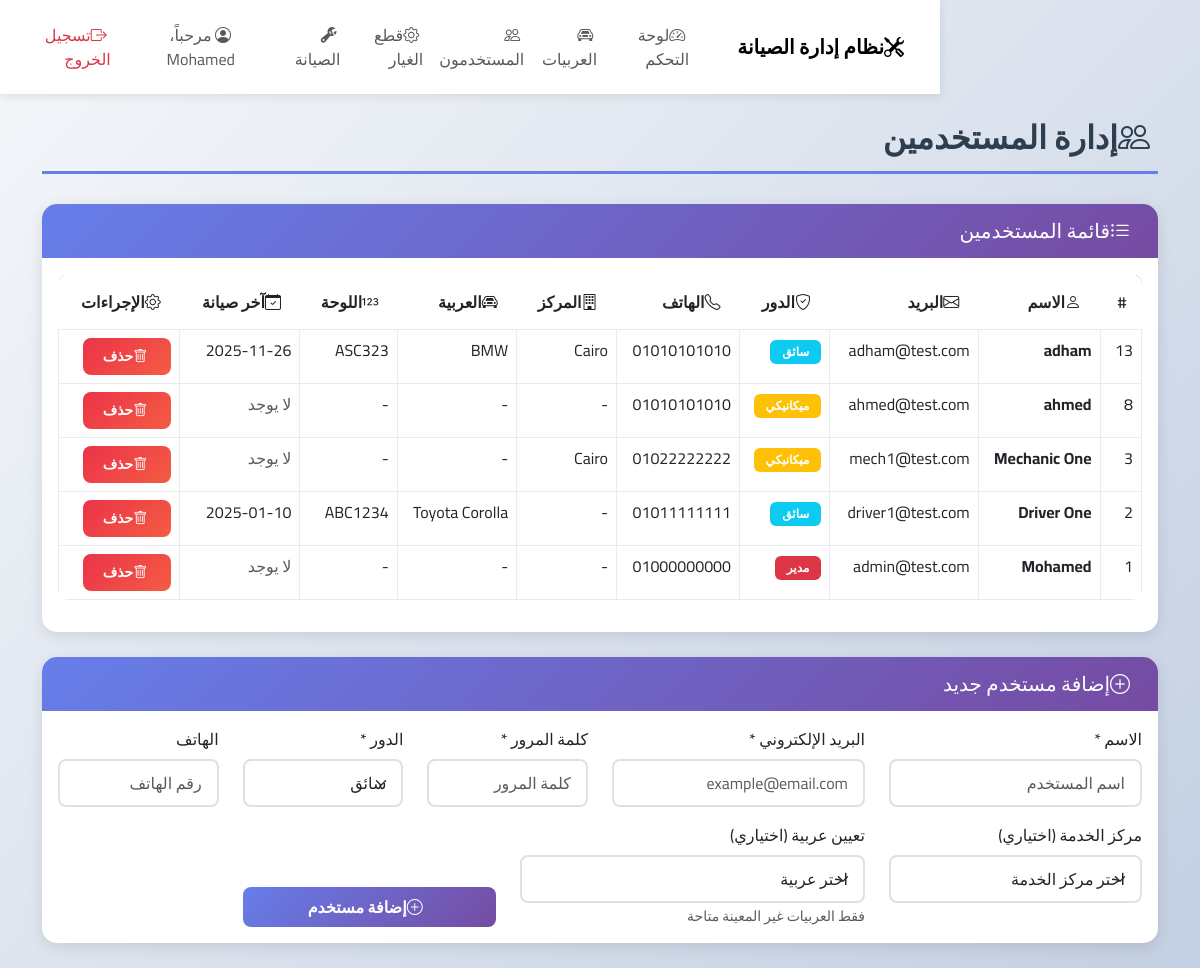
Screenshot of /AdminDashboard/users.php (signed in) with the database file from the repository.
### tables this page shows
CREATE TABLE `user` (
  `user_id` int(11) NOT NULL,
  `name` varchar(100) NOT NULL,
  `email` varchar(150) DEFAULT NULL,
  `password` varchar(255) NOT NULL,
  `role` enum('admin','driver','mechanic') NOT NULL,
  `phone` varchar(50) DEFAULT NULL,
  `photo` varchar(255) DEFAULT NULL,
  `center_id` int(11) DEFAULT NULL,
  `vehicle_id` int(11) DEFAULT NULL
);

CREATE TABLE `service_center` (
  `center_id` int(11) NOT NULL,
  `name` varchar(100) NOT NULL,
  `location` varchar(255) DEFAULT NULL,
  `phone` varchar(50) DEFAULT NULL
);

CREATE TABLE `vehicle` (
  `vehicle_id` int(11) NOT NULL,
  `model` varchar(100) NOT NULL,
  `plate_number` varchar(50) NOT NULL
);

### AdminDashboard/users.php (the view, shortened to what this page needs)
<?php include "../connection.php"; ?>
<?php include "../partials/header.php"; include "../partials/navbar.php"; ?>
<div class="container mt-4">
  <h2 class="page-title">
    <i class="bi bi-people me-2"></i>إدارة المستخدمين
  </h2>
  <?php
  $users = $conn->query("
    SELECT
        u.*,
        s.location AS center_name,
        v.model AS vehicle_model,
        v.plate_number,
        (
            SELECT mr.date
            FROM maintenance_record mr
            WHERE mr.vehicle_id = v.vehicle_id
            ORDER BY mr.date DESC
            LIMIT 1
        ) AS last_maintenance_date
    FROM user u
    LEFT JOIN service_center s ON u.center_id = s.center_id
    LEFT JOIN vehicle v ON u.vehicle_id = v.vehicle_id
    ORDER BY u.user_id DESC
  ");
 ?>
<div class="card">
  <div class="card-header">
    <h5 class="mb-0"><i class="bi bi-list-ul me-2"></i>قائمة المستخدمين</h5>
  </div>
  <div class="card-body">
    <div class="table-responsive">
      <table class="table table-hover table-bordered">
        <thead>
          <tr>
            <th>#</th>
            <th><i class="bi bi-person me-1"></i>الاسم</th>
            <th><i class="bi bi-envelope me-1"></i>البريد</th>
            <th><i class="bi bi-shield-check me-1"></i>الدور</th>
            <th><i class="bi bi-telephone me-1"></i>الهاتف</th>
            <th><i class="bi bi-building me-1"></i>المركز</th>
            <th><i class="bi bi-car-front me-1"></i>العربية</th>
            <th><i class="bi bi-123 me-1"></i>اللوحة</th>
            <th><i class="bi bi-calendar-check me-1"></i>آخر صيانة</th>
            <th><i class="bi bi-gear me-1"></i>الإجراءات</th>
          </tr>
        </thead>
        <tbody>
          <?php while($r = $users->fetch_assoc()): ?>
            <tr>
              <td><?=$r['user_id']?></td>
              <td><strong><?=htmlspecialchars($r['name'])?></strong></td>
              <td><?=htmlspecialchars($r['email'])?></td>
              <td>
                <span class="badge bg-<?= $r['role']=='admin' ? 'danger' : ($r['role']=='mechanic' ? 'warning' : 'info') ?>">
                  <?= $r['role']=='admin' ? 'مدير' : ($r['role']=='mechanic' ? 'ميكانيكي' : 'سائق') ?>
                </span>
              </td>
              <td><?=htmlspecialchars($r['phone'] ?: '-')?></td>
              <td><?=htmlspecialchars($r['center_name'] ?? '-')?></td>
              <td><?=htmlspecialchars($r['vehicle_model'] ?? '-')?></td>
              <td><?=htmlspecialchars($r['plate_number'] ?? '-')?></td>
              <td>
                <?php
                  if ($r['last_maintenance_date']) {
                      echo htmlspecialchars($r['last_maintenance_date']);
                  } else {
                      echo "<span class='text-muted'>لا يوجد</span>";
                  }
                ?>
              </td>
              <td>
                <a class="btn btn-sm btn-danger" href="?delete=<?=$r['user_id']?>" onclick="return confirm('هل أنت متأكد من حذف هذا المستخدم؟')">
                  <i class="bi bi-trash me-1"></i>حذف
                </a>
              </td>
            </tr>
          <?php endwhile; ?>
        </tbody>
      </table>
    </div>
  </div>
</div>
  <div class="card mt-4" id="add">
    <div class="card-header">
      <h5 class="mb-0"><i class="bi bi-plus-circle me-2"></i>إضافة مستخدم جديد</h5>
    </div>
    <div class="card-body">
      <form method="POST">
        <div class="row mb-3">
          <div class="col-md-3">
            <label class="form-label">الاسم *</label>
            <input required name="name" class="form-control" placeholder="اسم المستخدم">
          </div>
          <div class="col-md-3">
            <label class="form-label">البريد الإلكتروني *</label>
            <input required name="email" type="email" class="form-control" placeholder="example@email.com">
          </div>
          <div class="col-md-2">
            <label class="form-label">كلمة المرور *</label>
            <input required name="password" type="password" class="form-control" placeholder="كلمة المرور">
          </div>
          <div class="col-md-2">
            <label class="form-label">الدور *</label>
            <select name="role" class="form-select">
              <option value="driver">سائق</option>
            </select>
          </div>
          <div class="col-md-2">
            <label class="form-label">الهاتف</label>
            <input name="phone" class="form-control" placeholder="رقم الهاتف">
          </div>
        </div>
        <div class="row">
          <div class="col-md-3">
            <label class="form-label">مركز الخدمة (اختياري)</label>
            <select name="center_id" class="form-select">
              <option value="">اختر مركز الخدمة</option>
            </select>
          </div>
          <div class="col-md-4">
            <label class="form-label">تعيين عربية (اختياري)</label>
            <select name="vehicle_id" class="form-select">
              <option value="">اختر عربية</option>
            </select>
            <small class="text-muted">فقط العربيات غير المعينة متاحة</small>
          </div>
          <div class="col-md-3 d-flex align-items-end">
            <button name="add_user" class="btn btn-primary w-100">
              <i class="bi bi-plus-circle me-2"></i>إضافة مستخدم
            </button>
          </div>
        </div>
      </form>
    </div>
  </div>
</div>
<?php include "../partials/footer.php"; ?>

### main.css (style rules this page uses)
* { font-family: 'Cairo', sans-serif; }
body { background: linear-gradient(135deg, #f5f7fa 0%, #c3cfe2 100%); min-height: 100vh; direction: rtl; }
.card { border: none; border-radius: 15px; box-shadow: 0 4px 15px rgba(0,0,0,0.1); margin-bottom: 25px; transition: all 0.3s; overflow: hidden; }
.card-header { background: linear-gradient(135deg, #667eea 0%, #764ba2 100%); color: white; border: none; padding: 15px 20px; font-weight: 600; }
.table { border-radius: 10px; overflow: hidden; }
.table thead { background: linear-gradient(135deg, #667eea 0%, #764ba2 100%); color: white; }
.table thead th { border: none; padding: 15px; font-weight: 600; }
.table tbody tr { transition: all 0.2s; }
.table-bordered { border: none; }
.table-bordered td, .table-bordered th { border: 1px solid #e9ecef; }
.btn { border-radius: 8px; padding: 8px 20px; font-weight: 600; transition: all 0.3s; }
.btn-primary { background: linear-gradient(135deg, #667eea 0%, #764ba2 100%); border: none; }
.btn-danger { background: linear-gradient(135deg, #eb3349 0%, #f45c43 100%); border: none; }
.form-control, .form-select { border-radius: 8px; border: 2px solid #e0e0e0; padding: 10px 15px; transition: all 0.3s; }
.badge { padding: 6px 12px; border-radius: 6px; font-weight: 600; }
.page-title { color: #2c3e50; font-weight: 700; margin-bottom: 30px; padding-bottom: 15px; border-bottom: 3px solid #667eea; }

### rows the page displays
user: user_id "13", name "adham", email "adham@test.com", role "سائق", phone "01010101010", center.location "Cairo", vehicle.model "BMW", vehicle.plate_number "ASC323", last_maintenance_date "2025-11-26"
user: user_id "8", name "ahmed", email "ahmed@test.com", role "ميكانيكي", phone "01010101010", center_name "-", vehicle_model "-", plate_number "-", shows "لا يوجد"
user: user_id "3", name "Mechanic One", email "mech1@test.com", role "ميكانيكي", phone "01022222222", center.location "Cairo", vehicle_model "-", plate_number "-", shows "لا يوجد"
user: user_id "2", name "Driver One", email "driver1@test.com", role "سائق", phone "01011111111", center_name "-", vehicle.model "Toyota Corolla", vehicle.plate_number "ABC1234", last_maintenance_date "2025-01-10"
user: user_id "1", name "Mohamed", email "admin@test.com", role "مدير", phone "01000000000", center_name "-", vehicle_model "-", plate_number "-", shows "لا يوجد"

### other values shown
$user['name'] "Mohamed"
